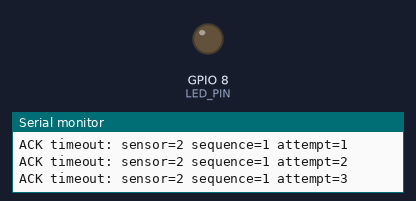
A sketch run on a simulated ESP32-C3. On the bench: output pins drawn as LEDs (lit = HIGH), the last lines printed to the serial monitor.

Above: at 1.9 s.
At 6.83 s:
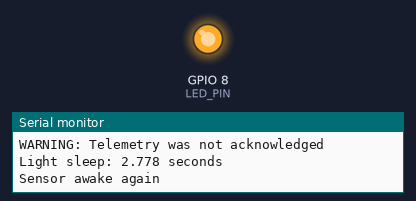
Timing chart, 0 to 7.8 s (numbered marks = the images above):
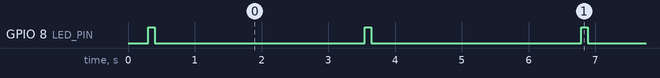

The sketch:

sensor.ino
```cpp
/*
  B31OT COOPERATIVE TEMPERATURE MONITORING
  ESP32-C3 SENSOR FIRMWARE - LIGHT SLEEP

  Arduino-ESP32 core: 3.3.12
  ESP-NOW channel: 1

  Sensor 1: #define SENSOR_ID 1
  Sensor 2: #define SENSOR_ID 2

  Uses the ESP32-C3 internal chip temperature sensor.
*/

#include <WiFi.h>
#include <esp_now.h>
#include <esp_wifi.h>
#include <esp_sleep.h>
#include <esp_timer.h>

#define SENSOR_ID 2              // CHANGE TO 2 ON SENSOR 2

#define LED_PIN 8
#define LED_ACTIVE_HIGH true

#define ESPNOW_CHANNEL 1
#define SAMPLE_INTERVAL_MS 5000
#define ACK_TIMEOUT_MS 400
#define MAX_RETRIES 3
#define CONFIG_LISTEN_MS 500

#define DEFAULT_THRESHOLD_C 40.0f
#define HYSTERESIS_C 0.5f

uint8_t gatewayMac[6] = {
  0x70, 0xAF, 0x09, 0x0D, 0xDC, 0x74
};

enum PacketType : uint8_t {
  TELEMETRY = 1,
  DATA_ACK = 2,
  SET_CONFIG = 3,
  CONFIG_ACK = 4
};

typedef struct __attribute__((packed)) {
  uint8_t type;
  uint8_t sensorId;
  uint16_t seq;
  float temperatureC;
  float thresholdC;
  uint8_t alarm;
  int8_t indicator;
} Packet;

Packet outgoing;

uint16_t sequenceNumber = 0;
uint16_t waitingForAck = 0;

volatile bool ackReceived = false;
volatile uint16_t acknowledgedSequence = 0;
volatile bool configWasUpdated = false;

float thresholdC = DEFAULT_THRESHOLD_C;
float latestTemperatureC = 0.0f;

bool localAlarm = false;
bool continuousIndicator = false;
bool radioReady = false;


/* ---------------- LED CONTROL ---------------- */

void setLed(bool on) {
  digitalWrite(
    LED_PIN,
    (on == LED_ACTIVE_HIGH) ? HIGH : LOW
  );
}

void sampleBlink() {

  // The selected collective-alarm sensor stays continuously lit.
  if (continuousIndicator) {
    setLed(true);
    return;
  }

  setLed(true);
  delay(100);
  setLed(false);
}


/* ---------------- ESP-NOW CALLBACKS ---------------- */

void onDataSent(
  const wifi_tx_info_t *info,
  esp_now_send_status_t status
) {
  // Application-level ACK is handled by onDataRecv().
}

void onDataRecv(
  const esp_now_recv_info_t *info,
  const uint8_t *data,
  int len
) {

  if (len != sizeof(Packet)) return;

  Packet p;
  memcpy(&p, data, sizeof(p));

  if (p.sensorId != SENSOR_ID) return;

  if (p.type == DATA_ACK) {

    if (p.seq == waitingForAck) {
      acknowledgedSequence = p.seq;
      ackReceived = true;
    }

  } else if (p.type == SET_CONFIG) {

    // Apply the new threshold and indicator assignment.
    if (isfinite(p.thresholdC) &&
        p.thresholdC >= 0 &&
        p.thresholdC <= 100) {

      thresholdC = p.thresholdC;
    }

    continuousIndicator = (p.indicator == 1);

    setLed(continuousIndicator);

    // Confirm that this sensor applied the configuration.
    Packet response = {};

    response.type = CONFIG_ACK;
    response.sensorId = SENSOR_ID;
    response.seq = p.seq;
    response.temperatureC = latestTemperatureC;
    response.thresholdC = thresholdC;
    response.alarm = localAlarm ? 1 : 0;
    response.indicator = continuousIndicator ? 1 : 0;

    esp_now_send(
      gatewayMac,
      (uint8_t *)&response,
      sizeof(response)
    );

    configWasUpdated = true;
  }
}


/* ---------------- RADIO START/STOP ---------------- */

bool initialiseEspNow() {

  if (esp_wifi_set_channel(
        ESPNOW_CHANNEL,
        WIFI_SECOND_CHAN_NONE
      ) != ESP_OK) {
    return false;
  }

  if (esp_now_init() != ESP_OK) {
    return false;
  }

  esp_now_register_send_cb(onDataSent);
  esp_now_register_recv_cb(onDataRecv);

  esp_now_peer_info_t peer = {};

  memcpy(peer.peer_addr, gatewayMac, 6);
  peer.channel = ESPNOW_CHANNEL;
  peer.encrypt = false;

  if (esp_now_add_peer(&peer) != ESP_OK) {
    esp_now_deinit();
    return false;
  }

  radioReady = true;
  return true;
}

bool restartRadioAfterSleep() {

  // Wi-Fi driver was stopped before light sleep.
  if (esp_wifi_start() != ESP_OK) {
    Serial.println("ERROR: Wi-Fi restart failed");
    return false;
  }

  delay(20);

  if (!initialiseEspNow()) {
    Serial.println("ERROR: ESP-NOW restart failed");
    return false;
  }

  return true;
}

void stopRadioBeforeSleep() {

  if (radioReady) {
    esp_now_deinit();
    radioReady = false;
  }

  esp_wifi_stop();
}


/* ---------------- ALARM PROCESSING ---------------- */

void updateLocalAlarm() {

  // Hysteresis prevents repeated alarm transitions
  // around the threshold.
  if (!localAlarm &&
      latestTemperatureC > thresholdC) {

    localAlarm = true;

    Serial.println("LOCAL ALARM ACTIVE");

  } else if (localAlarm &&
             latestTemperatureC <
             thresholdC - HYSTERESIS_C) {

    localAlarm = false;

    Serial.println("LOCAL ALARM CLEARED");
  }
}


/* ---------------- TELEMETRY AND ACK ---------------- */

bool sendTelemetryWithRetry() {

  outgoing.type = TELEMETRY;
  outgoing.sensorId = SENSOR_ID;
  outgoing.seq = ++sequenceNumber;
  outgoing.temperatureC = latestTemperatureC;
  outgoing.thresholdC = thresholdC;
  outgoing.alarm = localAlarm ? 1 : 0;
  outgoing.indicator = continuousIndicator ? 1 : 0;

  waitingForAck = outgoing.seq;

  ackReceived = false;
  acknowledgedSequence = 0;

  // Initial transmission plus up to three retries.
  for (uint8_t attempt = 0;
       attempt <= MAX_RETRIES;
       attempt++) {

    esp_err_t result = esp_now_send(
      gatewayMac,
      (uint8_t *)&outgoing,
      sizeof(outgoing)
    );

    if (result != ESP_OK) {
      Serial.printf(
        "ESP-NOW send error: %d\n",
        (int)result
      );
    }

    unsigned long start = millis();

    while (millis() - start < ACK_TIMEOUT_MS) {

      if (ackReceived &&
          acknowledgedSequence == waitingForAck) {

        Serial.printf(
          "ACK received: sensor=%u sequence=%u\n",
          SENSOR_ID,
          waitingForAck
        );

        return true;
      }

      delay(5);
    }

    Serial.printf(
      "ACK timeout: sensor=%u sequence=%u attempt=%u\n",
      SENSOR_ID,
      waitingForAck,
      attempt + 1
    );
  }

  Serial.println("WARNING: Telemetry was not acknowledged");
  return false;
}


/* ---------------- CONFIGURATION LISTENING ---------------- */

void listenForConfiguration() {

  unsigned long start = millis();

  while (millis() - start < CONFIG_LISTEN_MS) {
    delay(5);
  }

  if (configWasUpdated) {

    Serial.printf(
      "Configuration applied: sensor=%u threshold=%.2f indicator=%u\n",
      SENSOR_ID,
      thresholdC,
      continuousIndicator ? 1 : 0
    );

    configWasUpdated = false;
  }
}


/* ---------------- LIGHT SLEEP ---------------- */

void enterLightSleep(uint64_t cycleStartUs) {

  const uint64_t intervalUs =
    (uint64_t)SAMPLE_INTERVAL_MS * 1000ULL;

  uint64_t elapsedUs =
    (uint64_t)(esp_timer_get_time() - cycleStartUs);

  if (elapsedUs >= intervalUs) {

    Serial.println(
      "WARNING: Cycle exceeded five seconds; skipping sleep"
    );

    return;
  }

  uint64_t sleepUs = intervalUs - elapsedUs;

  Serial.printf(
    "Light sleep: %.3f seconds\n",
    sleepUs / 1000000.0
  );

  stopRadioBeforeSleep();

  esp_sleep_enable_timer_wakeup(sleepUs);

  esp_err_t result = esp_light_sleep_start();

  if (result != ESP_OK) {
    Serial.printf(
      "Light sleep error: %d\n",
      (int)result
    );
  }

  Serial.println("Sensor awake again");

  if (!restartRadioAfterSleep()) {
    Serial.println("ERROR: Radio restart failed");
  }
}


/* ---------------- SETUP ---------------- */

void setup() {

  Serial.begin(115200);
  delay(300);

  pinMode(LED_PIN, OUTPUT);
  setLed(false);

  // Start Wi-Fi once. It will be stopped before sleep
  // and restarted using esp_wifi_start() after waking.
  WiFi.mode(WIFI_STA);

  Serial.printf(
    "\nSensor %u ready; MAC=%s; channel=%u\n",
    SENSOR_ID,
    WiFi.macAddress().c_str(),
    ESPNOW_CHANNEL
  );

  if (!initialiseEspNow()) {

    Serial.println("ERROR: Initial ESP-NOW setup failed");

    while (true) {
      delay(1000);
    }
  }
}


/* ---------------- MAIN LOOP ---------------- */

void loop() {

  // Measure each cycle from its start.
  uint64_t cycleStartUs = esp_timer_get_time();

  // Sample the ESP32-C3 internal chip temperature.
  latestTemperatureC = temperatureRead();

  updateLocalAlarm();

  // Brief sample LED blink, unless this node owns
  // the continuous collective-alarm indicator.
  sampleBlink();

  Serial.printf(
    "Sample: sensor=%u sequence=%u temperature=%.2f threshold=%.2f alarm=%u\n",
    SENSOR_ID,
    sequenceNumber + 1,
    latestTemperatureC,
    thresholdC,
    localAlarm ? 1 : 0
  );

  // Send reading and wait for ACK/retries.
  sendTelemetryWithRetry();

  // The gateway can send queued threshold and indicator
  // configuration during this listening window.
  listenForConfiguration();

  // Sleep for the remainder of the five-second cycle.
  enterLightSleep(cycleStartUs);
}
```

Measured:
- by itself, GPIO 8 (LED_PIN): alternates HIGH for 0.10 s and LOW for 3.1 s
